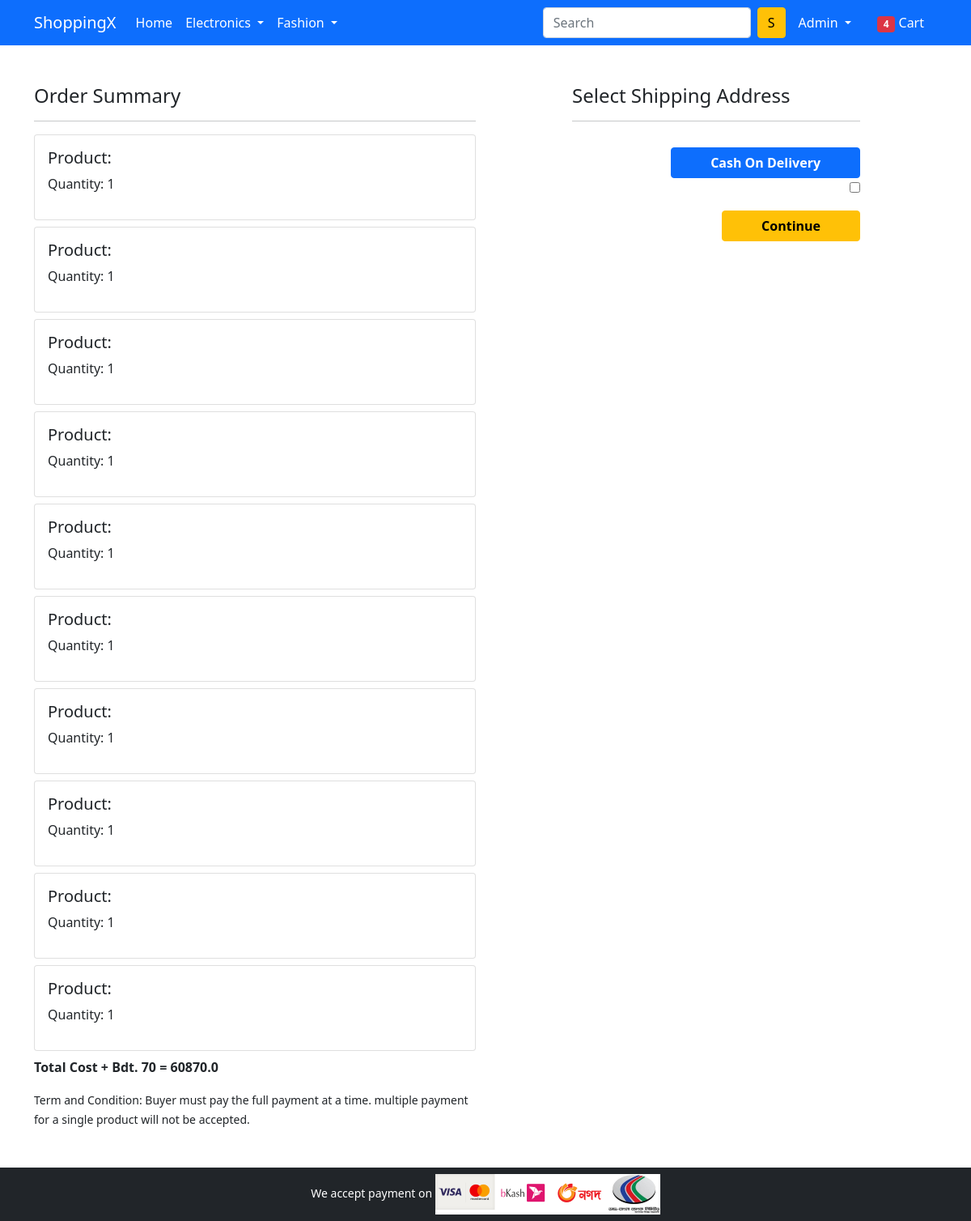
The page /checkout/ (signed in) on the database its author committed.
### app/models.py (models this page shows)
class Cart(models.Model):
 user = models. ForeignKey (User, on_delete=models.CASCADE)
 product = models. ForeignKey(Product, on_delete=models.CASCADE)
 quantity = models.PositiveIntegerField(default=1)

### app/views.py (the view)
# urls.py: path('checkout/', views.checkout, name='checkout'),
def checkout(request):
    user = request.user
    add = Customer.objects.filter(user=user)
    cart_items = Cart.objects.filter(user=user)
    amount = 0.0
    shipping_amount = 70.0
    totalamount = 0.0
    cart_product = [p for p in Cart.objects.all() if p.user == request.user]
    if cart_product:
        for p in cart_product:
            tempamount = (p.quantity * p.product.discounted_price)
            amount += tempamount
        totalamount = amount + shipping_amount
    return render(request, 'app/checkout.html', {'add':add, 'totalamount':totalamount, 'cart_items':cart_items})

### app/templates/app/checkout.html (shortened to what this page needs)
{% extends 'app/base.html' %}
{% load static %}
{% block main-content %}
<div class="container">
 <div class="row mt-5">
  <div class="col-sm-6">
    <h4>Order Summary</h4>
    <hr>
    {% for item in cart_items %}
      <div class="card mb-2">
        <div class="card-body">
          <h5>Product: {{item.prodcut.title}}</h5>
          <p>Quantity: {{item.quantity}}</p>
        </div>
      </div>
      {% endfor %}
      <p class="fw-bold">Total Cost + Bdt. 70 = {{totalamount}}</p>
    <small>Term and Condition: Buyer must pay the full payment at a time. multiple payment for a single product will not be accepted.</small>
  </div>
  <div class="col-sm-4 offset-sm-1">
    <h4>Select Shipping Address</h4>
    <hr>
    <form action="">
        <div class="text-end">
          <button type="submit" class="btn btn-primary mt-3 px-5 fw-bold">Cash On Delivery</button>
        </div>
        <div class="text-end">
          <input type="checkbox" id="vehicle2" name="" value="  ">
        </div>
        <div class="text-end">
          <button type="submit" class="btn btn-warning mt-3 px-5 fw-bold">Continue</button>
        </div>
      </form>
    </div>
  </div>
</div>
{% endblock main-content %}

### app/templates/app/base.html (shortened to what this page needs)
<!doctype html>
{% load static %}
<html lang="en">
  <head>
    <link href="https://cdn.jsdelivr.net/npm/bootstrap@5.0.0-beta1/dist/css/bootstrap.min.css" rel="stylesheet">
    <link rel="stylesheet" href="{% static 'app/css/owl.carousel.min.css' %}">
    <link rel="stylesheet" href="{% static 'app/css/all.min.css' %}">
    <link rel="stylesheet" href="{% static 'app/css/style.css' %}">
  </head>
  <body>
    <nav class="navbar navbar-expand-lg navbar-dark bg-primary">
     <div class="container">
       <a class="navbar-brand" href="/">ShoppingX</a>
       <div class="collapse navbar-collapse" id="navbarSupportedContent">
         <ul class="navbar-nav me-auto mb-2 mb-lg-0">
           <li class="nav-item">
             <a class="nav-link active" aria-current="page" href="/">Home</a>
           </li>
           <li class="nav-item dropdown">
             <a class="nav-link dropdown-toggle text-white" href="#" id="electronicsDropdown" role="button" data-bs-toggle="dropdown" aria-expanded="false">
               Electronics
             </a>
           </li>
           <li class="nav-item dropdown">
             <a class="nav-link dropdown-toggle text-white" href="#" id="fashionDropdown" role="button" data-bs-toggle="dropdown" aria-expanded="false">
               Fashion
             </a>
           </li>
         </ul>
         <form class="d-flex">
           <input class="form-control me-2" type="search" placeholder="Search" aria-label="Search">
           <button class="btn btn-warning" type="submit">S</button>
         </form>
         <div>
          <ul class="navbar-nav me-auto mb-2 mb-lg-0">
          {% if request.user.is_authenticated %}
           <li class="nav-item dropdown mx-2">
              <a class="nav-link dropdown-toggle text-white" href="#" id="profileDropdown" role="button" data-bs-toggle="dropdown" aria-expanded="false">
                {{request.user.username|capfirst}}
              </a>
            </li>
            <li class="nav-item mx-2">
             <a href="{% url 'showcart' %}" class="nav-link text-white"><span class="badge bg-danger">4</span> Cart </a>
            </li>
          {% endif %}
          </ul>
         </div>
       </div>
     </div>
    </nav>
    {% block main-content %} {% endblock main-content %}
    <footer class="container-fluid bg-dark text-center p-2 mt-5">
        <small class="text-white">We accept payment on  </small>
        <img src="{% static 'app/images/paymentall.png' %}" alt="" srcset="" class="img-fluid" height="2px">
    </footer>
  </body>
</html>

### rows shown on the page
Cart: quantity "1"
Cart: quantity "1"
Cart: quantity "1"
Cart: quantity "1"
Cart: quantity "1"
Cart: quantity "1"
Cart: quantity "1"
Cart: quantity "1"
Cart: quantity "1"
Cart: quantity "1"

### other values the page prints
{{ request.user.username|capfirst }} "Admin"
{{ totalamount }} "60870.0"
